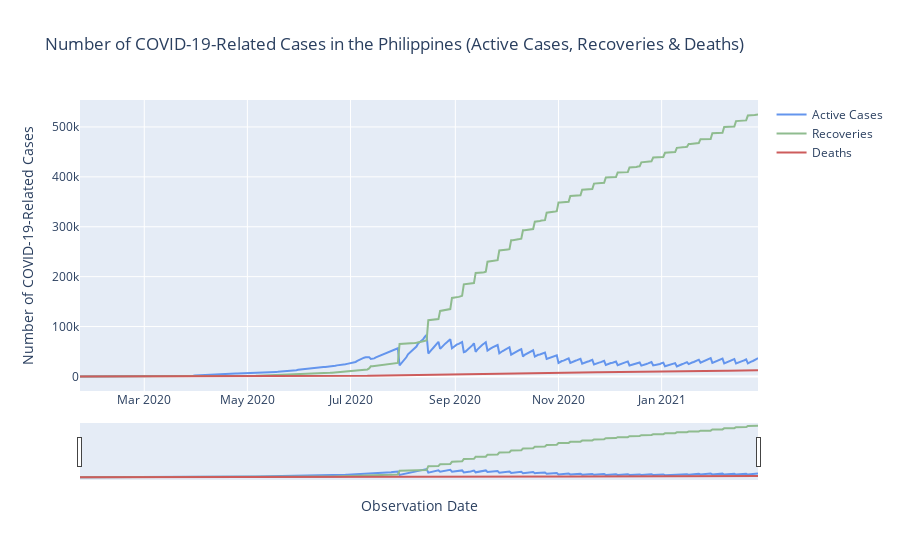

Source (notebook cell):
### Markdown cell above
<i>Note that this is an interactive line graph. Hovering on the curve or adjusting the range slider allows for a more granular look at the data.</i>

### Code cell
fig = go.Figure()

fig.add_trace(go.Scatter(x = ph_agg_confirmed_date['ObservationDate'],
                    y = ph_agg_confirmed_date['Active'],
                    name = 'Active Cases',
                    marker_color = 'cornflowerblue'))

fig.add_trace(go.Scatter(x = ph_agg_confirmed_date['ObservationDate'],
                    y = ph_agg_confirmed_date['Recovered'],
                    name = 'Recoveries',
                    marker_color = 'darkseagreen'))

fig.add_trace(go.Scatter(x = ph_agg_confirmed_date['ObservationDate'],
                    y = ph_agg_confirmed_date['Deaths'],
                    name = 'Deaths',
                    marker_color = 'indianred'))

fig.update_layout(xaxis_rangeslider_visible = True,
                 title = "Number of COVID-19-Related Cases in the Philippines (Active Cases, Recoveries & Deaths)",
                 xaxis_title = "Observation Date",
                 yaxis_title = "Number of COVID-19-Related Cases")

fig.show()

### Figure 1 — Plotly figure (JSON) as saved in the notebook; plotly's stock layout.template omitted (floating-point values rounded to 4 significant figures; data arrays with more than 128 entries replaced by an {"elided": "..."} marker saying what was removed)
{"data": [{"marker": {"color": "cornflowerblue"}, "name": "Active Cases", "type": "scatter", "x": {"elided": "396 str values"}, "y": {"elided": "396 int values"}}, {"marker": {"color": "darkseagreen"}, "name": "Recoveries", "type": "scatter", "x": {"elided": "396 str values"}, "y": {"elided": "396 int values"}}, {"marker": {"color": "indianred"}, "name": "Deaths", "type": "scatter", "x": {"elided": "396 str values"}, "y": {"elided": "396 int values"}}], "layout": {"title": {"text": "Number of COVID-19-Related Cases in the Philippines (Active Cases, Recoveries & Deaths)"}, "xaxis": {"rangeslider": {"visible": true}, "title": {"text": "Observation Date"}}, "yaxis": {"title": {"text": "Number of COVID-19-Related Cases"}}}}
